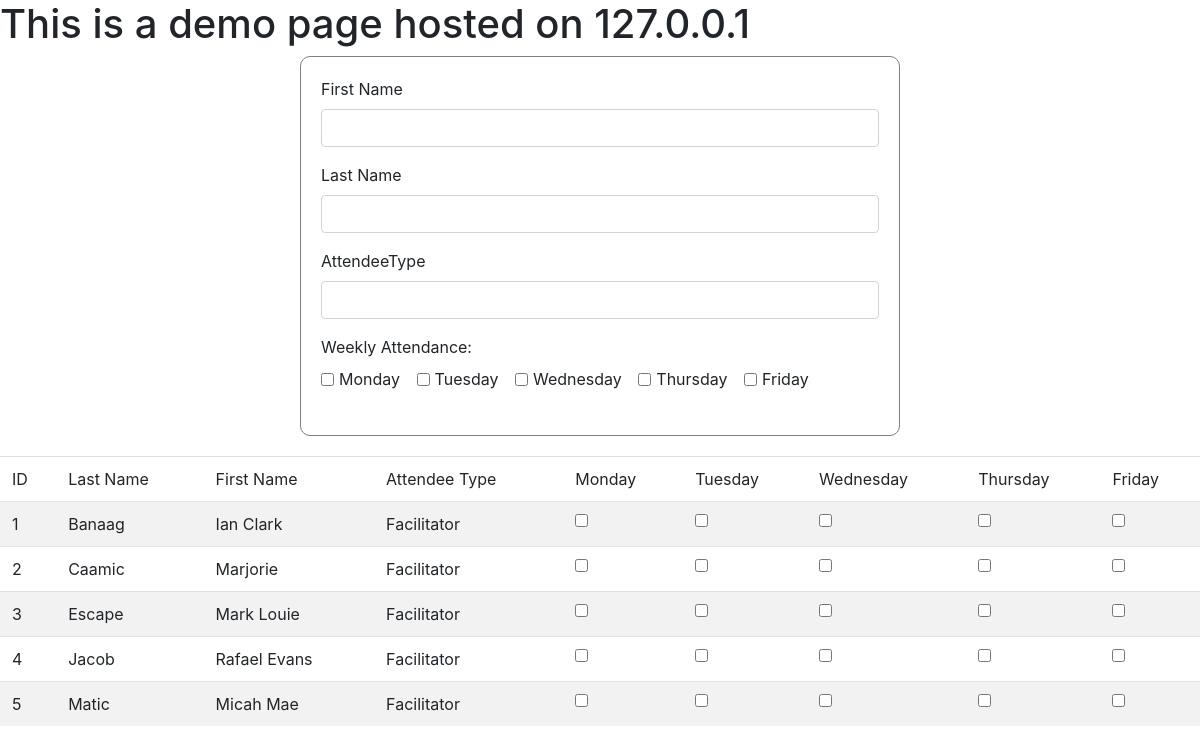
The app's page /aws-demo/index.php with its own data.
### tables this page shows
CREATE TABLE `attendance` (
  `regisID` int(11) NOT NULL,
  `lname` varchar(25) NOT NULL,
  `fname` varchar(25) NOT NULL,
  `regisType` varchar(25) NOT NULL,
  `isMonday` tinyint(1) NOT NULL DEFAULT 0,
  `isTuesday` tinyint(1) NOT NULL DEFAULT 0,
  `isWednesday` tinyint(1) NOT NULL DEFAULT 0,
  `isThursday` tinyint(1) NOT NULL DEFAULT 0,
  `isFriday` tinyint(1) NOT NULL DEFAULT 0
);

### aws-demo/index.php (the view, shortened to what this page needs)
<?php
	function retrieveRecords(){
		$sql = "SELECT * FROM attendance";
		$con = mysqli_connect("localhost: 3306", "root", "", "aws_attendance");
		$result = mysqli_query($con, $sql);
		return $result;
	}
	function printCheckBox($value){
		$checkHTML = "";
		if ($value == 1){
			$checkHTML = "<input type='checkbox' checked/>";
		} else {
			$checkHTML = "<input type='checkbox'/>";
		}
		return $checkHTML;
	}
?>
<html>
	<head>
		<link rel="stylesheet" href="https://stackpath.bootstrapcdn.com/bootstrap/4.3.1/css/bootstrap.min.css">
	</head>
	<body>
		<h1>This is a demo page hosted on <?php echo $_SERVER['REMOTE_ADDR'];  ?></h1>
		<div class="formDiv">
			<form>
				<div class="form-group">
					<label for="firstName"> First Name </label>
					<input type="text" id="firstName" name="firstName" class="form-control"/>
				</div>
				<div class="form-group">
					<label for="lastName"> Last Name </label>
					<input type="text" id="lastName" name="lastName" class="form-control"/>
				</div>
				<div class="form-group">
					<label for="attType"> AttendeeType</label>
					<input type="text" id="attType" name="attType" class="form-control"/>
				</div>
				<div class="form-group">
					<div><label> Weekly Attendance:</label></div>
					<div class="form-check form-check-inline">
						<input class="form-check-input" type="checkbox" id="isMonday" name="isMonday" value=""/>
						<label class="form-check-label">Monday</label>
					</div>
					<div class="form-check form-check-inline">
						<input class="form-check-input" type="checkbox" id="isTuesday" name="isTuesday" value=""/>
						<label class="form-check-label">Tuesday</label>
					</div>
					<div class="form-check form-check-inline">
						<input class="form-check-input" type="checkbox" id="isWednesday" name="isWednesday" value=""/>
						<label class="form-check-label">Wednesday</label>
					</div>
					<div class="form-check form-check-inline">
						<input class="form-check-input" type="checkbox" id="isThursday" name="isThursday" value=""/>
						<label class="form-check-label">Thursday</label>
					</div>
					<div class="form-check form-check-inline">
						<input class="form-check-input" type="checkbox" id="isFriday" name="isFriday" value=""/>
						<label class="form-check-label">Friday</label>
					</div>
				</div>
			</form>
		</div>
		<div>
			<table class="table table-striped">
				<thead class="thead-dark">
					<td scope="col">ID</td>
					<td scope="col">Last Name</td>
					<td scope="col">First Name</td>
					<td scope="col">Attendee Type</td>
					<td scope="col">Monday</td>
					<td scope="col">Tuesday</td>
					<td scope="col">Wednesday</td>
					<td scope="col">Thursday</td>
					<td scope="col">Friday</td>
				</thead>
				<tbody>
					<?php
						$result = retrieveRecords();
						while($row = $result->fetch_assoc()){
							$id = $row["regisID"];
							$lname = $row["lname"];
							$fname = $row["fname"];
							$type = $row["regisType"];
							$isMonday = $row["isMonday"];
							$isTuesday = $row["isTuesday"];
							$isWed = $row["isWednesday"];
							$isThursday = $row["isThursday"];
							$isFriday = $row["isFriday"];
							echo '<tr>'.
								'<td>'.$id.'</td>'.
								'<td>'.$lname.'</td>'.
								'<td>'.$fname.'</td>'.
								'<td>'.$type.'</td>'.
								'<td>'.printCheckBox($isMonday).'</td>'.
								'<td>'.printCheckBox($isTuesday).'</td>'.
								'<td>'.printCheckBox($isWed).'</td>'.
								'<td>'.printCheckBox($isThursday).'</td>'.
								'<td>'.printCheckBox($isFriday).'</td>'.
							'</tr>';
						}
					?>
				</tbody>
			</table>
		</div>
	</body>
</html>

### aws-demo/index.php (style rules this page uses)
.formDiv { margin-right:auto; margin-left:auto; margin-bottom:20px; border: 0.5px solid gray; border-radius: 10px; width: 50%; height: 380px; padding: 20px; }

### records on screen
attendance: regisID "1", lname "Banaag", fname "Ian Clark", regisType "Facilitator"
attendance: regisID "2", lname "Caamic", fname "Marjorie", regisType "Facilitator"
attendance: regisID "3", lname "Escape", fname "Mark Louie", regisType "Facilitator"
attendance: regisID "4", lname "Jacob", fname "Rafael Evans", regisType "Facilitator"
attendance: regisID "5", lname "Matic", fname "Micah Mae", regisType "Facilitator"

### other values on screen
$_SERVER['REMOTE_ADDR'] "127.0.0.1"
